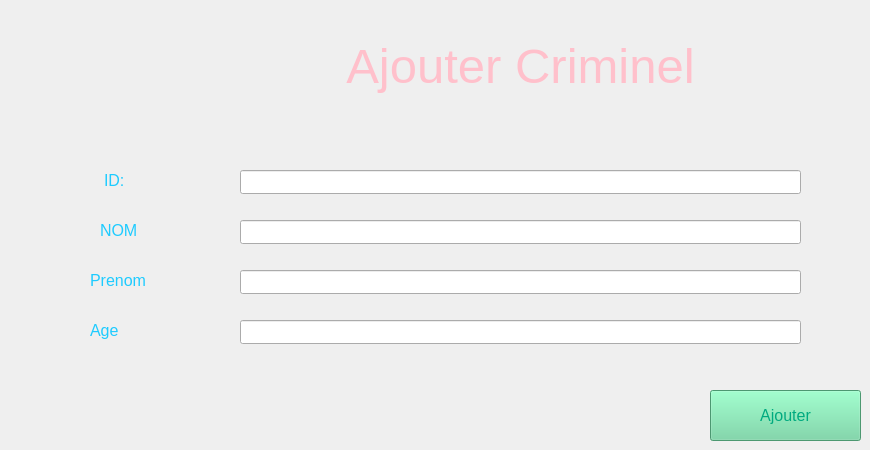
      <widget class="QWidget" name="tab_64">
       <attribute name="title">
        <string>Ajouter</string>
       </attribute>
       <widget class="QLineEdit" name="lineEdit_nom_c">
        <property name="geometry">
         <rect>
          <x>240</x>
          <y>220</y>
          <width>561</width>
          <height>24</height>
         </rect>
        </property>
        <property name="font">
         <font>
          <pointsize>12</pointsize>
         </font>
        </property>
        <property name="text">
         <string/>
        </property>
       </widget>
       <widget class="QLineEdit" name="lineEdit_id_c">
        <property name="geometry">
         <rect>
          <x>240</x>
          <y>170</y>
          <width>561</width>
          <height>24</height>
         </rect>
        </property>
        <property name="font">
         <font>
          <pointsize>12</pointsize>
         </font>
        </property>
        <property name="text">
         <string/>
        </property>
       </widget>
       <widget class="QLabel" name="label_ajout_criminel">
        <property name="geometry">
         <rect>
          <x>270</x>
          <y>20</y>
          <width>501</width>
          <height>91</height>
         </rect>
        </property>
        <property name="font">
         <font>
          <pointsize>37</pointsize>
         </font>
        </property>
        <property name="styleSheet">
         <string notr="true">color:pink</string>
        </property>
        <property name="lineWidth">
         <number>5</number>
        </property>
        <property name="text">
         <string>Ajouter Criminel</string>
        </property>
        <property name="textFormat">
         <enum>Qt::PlainText</enum>
        </property>
        <property name="alignment">
         <set>Qt::AlignCenter</set>
        </property>
       </widget>
       <widget class="QPushButton" name="pushButton_ajoutcriminel">
        <property name="geometry">
         <rect>
          <x>710</x>
          <y>390</y>
          <width>151</width>
          <height>51</height>
         </rect>
        </property>
        <property name="font">
         <font>
          <pointsize>12</pointsize>
         </font>
        </property>
        <property name="styleSheet">
         <string notr="true">color: rgb(0, 170, 127);
background-color: rgb(106, 213, 158);</string>
        </property>
        <property name="text">
         <string>Ajouter</string>
        </property>
       </widget>
       <widget class="QLineEdit" name="lineEdit_prenom_c">
        <property name="geometry">
         <rect>
          <x>240</x>
          <y>270</y>
          <width>561</width>
          <height>24</height>
         </rect>
        </property>
        <property name="font">
         <font>
          <pointsize>12</pointsize>
         </font>
        </property>
        <property name="text">
         <string/>
        </property>
       </widget>
       <widget class="QLabel" name="label_nomcri">
        <property name="geometry">
         <rect>
          <x>100</x>
          <y>220</y>
          <width>101</width>
          <height>20</height>
         </rect>
        </property>
        <property name="font">
         <font>
          <pointsize>12</pointsize>
         </font>
        </property>
        <property name="styleSheet">
         <string notr="true">color:rgb(30, 203, 255)
</string>
        </property>
        <property name="text">
         <string>NOM</string>
        </property>
       </widget>
       <widget class="QLabel" name="label_prenomcri">
        <property name="geometry">
         <rect>
          <x>90</x>
          <y>270</y>
          <width>151</width>
          <height>20</height>
         </rect>
        </property>
        <property name="font">
         <font>
          <pointsize>12</pointsize>
         </font>
        </property>
        <property name="styleSheet">
         <string notr="true">color:rgb(30, 203, 255)</string>
        </property>
        <property name="text">
         <string>Prenom</string>
        </property>
       </widget>
       <widget class="QLabel" name="label_idcri">
        <property name="geometry">
         <rect>
          <x>104</x>
          <y>170</y>
          <width>111</width>
          <height>20</height>
         </rect>
        </property>
        <property name="font">
         <font>
          <pointsize>12</pointsize>
         </font>
        </property>
        <property name="styleSheet">
         <string notr="true">color:rgb(30, 203, 255)</string>
        </property>
        <property name="text">
         <string>ID:</string>
        </property>
       </widget>
       <widget class="QLineEdit" name="lineEdit_age_c">
        <property name="geometry">
         <rect>
          <x>240</x>
          <y>320</y>
          <width>561</width>
          <height>24</height>
         </rect>
        </property>
        <property name="font">
         <font>
          <pointsize>12</pointsize>
         </font>
        </property>
        <property name="text">
         <string/>
        </property>
       </widget>
       <widget class="QLabel" name="label_nb_det_max_3">
        <property name="geometry">
         <rect>
          <x>90</x>
          <y>320</y>
          <width>141</width>
          <height>20</height>
         </rect>
        </property>
        <property name="font">
         <font>
          <pointsize>12</pointsize>
         </font>
        </property>
        <property name="styleSheet">
         <string notr="true">color:rgb(30, 203, 255)</string>
        </property>
        <property name="text">
         <string>Age</string>
        </property>
       </widget>
      </widget>
